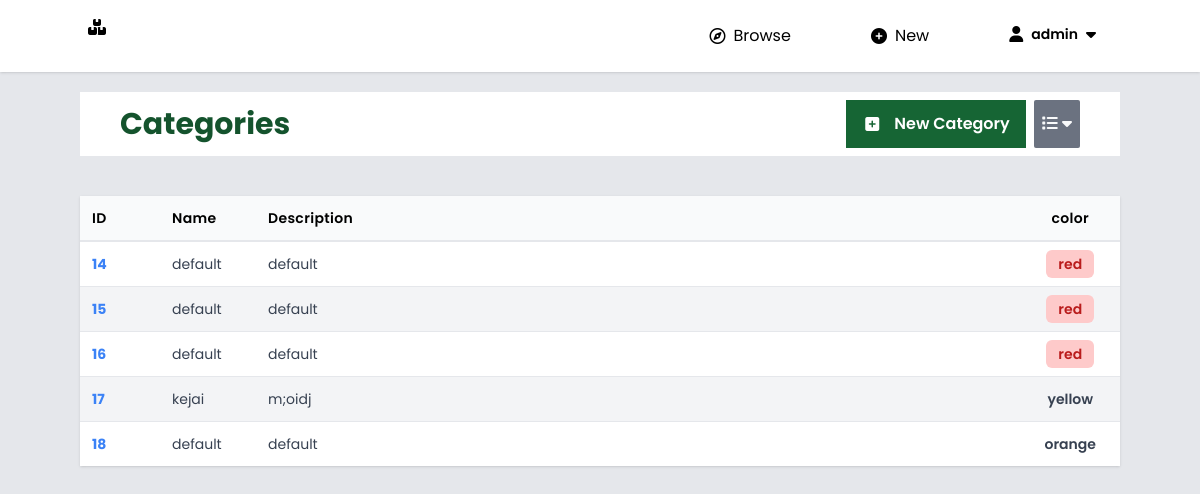
Page /categories/ (signed in) on the earlier database version.
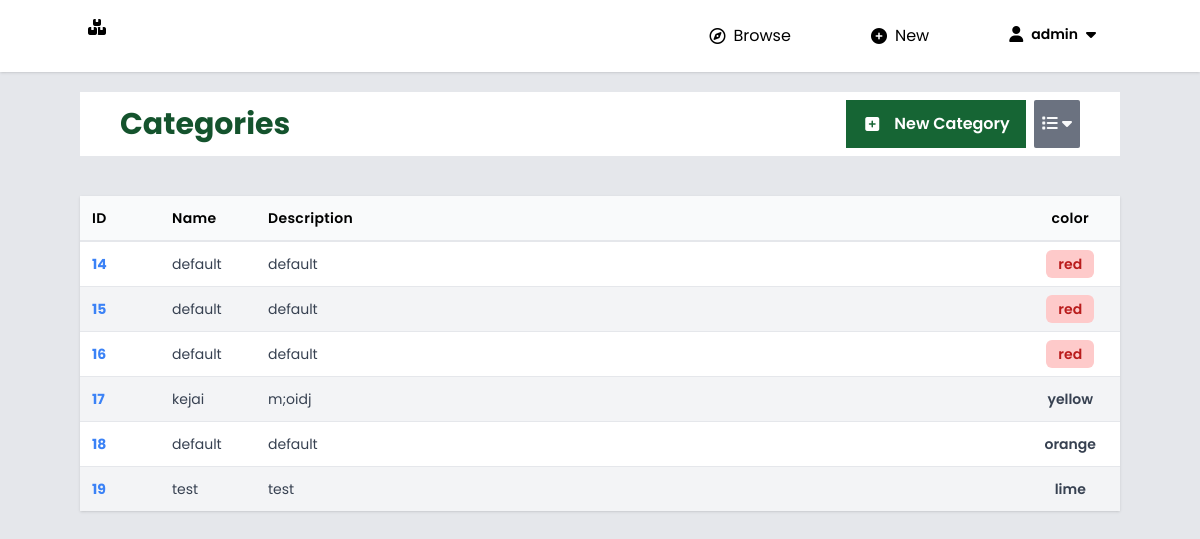
Same page on the later database version.
### categories/models.py (models this page shows, shortened)
class Category(models.Model):
    COLOR_CHOICES = [
        ("red", "Red"),
        ("green", "Green"),
        ("slate", "Slate"),
        ("blue", "Blue"),
        ("gray", "gray"),
        ("orange", "Orange"),
        ("amber", "Amber"),
        ("yellow", "Yellow"),
        ("lime", "Lime"),
        ("emerald", "Emerald"),
        ("teal", "Teal"),
        ("cyan", "Cyan"),
        ("sky", "Sky"),
        ("indigo", "Indigo"),
        ("violet", "Violet"),
        ("purple", "Purple"),
        ("pink", "Pink"),
        ("rose", "Rose"),
    ]
    cat_id = models.AutoField(primary_key=True)
    cat_name = models.CharField(max_length=100, null=False, blank=False, unique=True)
    cat_desc = models.CharField(max_length=200)
    cat_clr = models.CharField(max_length=20, choices=COLOR_CHOICES)

### categories/views.py (the view)
# urls.py: path("", views.index, name="categories"),
@login_required
def index(req):
    cats = Category.objects.all()
    context = {"cats": cats, "count": get_count(), "username": req.user.username}
    return render(req, "categories/index.html", context)

### utils/count.py (called while the page is built)
def get_count():
    return {
        "items": Item.objects.count(),
        "suppliers": Supplier.objects.count(),
        "sites": Site.objects.count(),
        "categories": Category.objects.count(),
        "orders": 0,
    }

### categories/templates/categories/index.html (shortened to what this page needs)
{% extends 'main/base.html' %}
{% load static %}
{% block actions %}
<section class="mb-10 px-10 py-2 bg-white flex flex-col">
	<div class="flex items-center justify-between">
		<h1 class="text-3xl font-bold text-green-900">
			Categories
		</h1>
		<div class="flex">
			<a href="/categories/new/">
				<button class="px-4 py-3 flex items-center font-semibold text-white bg-green-800">
					<i class="fa-solid fa-square-plus w-5"></i>
					<span class="ml-3">New Category</span>
				</button>
			</a>
			<button id="tog-colsmenu" class="ml-2 px-2 py-1 bg-gray-500 text-gray-50 rounded-sm">
				<i class="fa-solid fa-list"></i>
				<i class="fa-solid fa-caret-down"></i>
			</button>
		</div>
	</div>
</section>
{% endblock %}
{% block table %}
<section class="overflow-auto rounded-m shadow">
	<table class="w-full">
		<thead class="border-b-2 border-gray-200 bg-gray-50">
			<tr class="">
				<th class="w-20 p-3 text-sm font-semibold tracking-wide text-left">ID</th>
				<th class="w-24 p-3 text-sm font-semibold tracking-wide text-left">Name</th>
				<th class="p-3 text-sm font-semibold tracking-wide text-left">Description</th>
				<th class="w-24 p-3 text-sm font-semibold tracking-wide text-center">color</th>
			</tr>
		</thead>
		<tbody class="divide-y devide-gray-200">
			{% for cat in cats %}
			<tr class="{% cycle 'bg-white' 'bg-gray-100' %} hover:bg-gray-200 duration-250">
				<td class="p-3 text-sm text-gary-700 text-left">
					<a href="/categories/{{ cat.cat_id }}" class="text-blue-500 font-bold hover:underline">
						{{ cat.cat_id }}
					</a>
				</td>
				<td class="p-3 text-sm text-gary-700 text-left whitespace-nowrap">
					{{ cat.cat_name }}
				</td>
				<td class="p-3 text-sm text-gary-700 text-left whitespace-nowrap">
					{{ cat.cat_desc }}
				</td>
				<td class="p-3 text-sm text-gary-700 text-center whitespace-nowrap">
					<span class="py-1 px-3 font-semibold rounded-md text-{{ cat.cat_clr }}-700 bg-{{ cat.cat_clr }}-200">
						{{ cat.cat_clr }}
					</span>
				</td>
			</tr>
			{% endfor %}
		</tbody>
	</table>
</section>
{% endblock %}

Differences in the rows shown:
added Category: cat_id "19", cat_name "test", cat_desc "test", cat_clr "lime"
